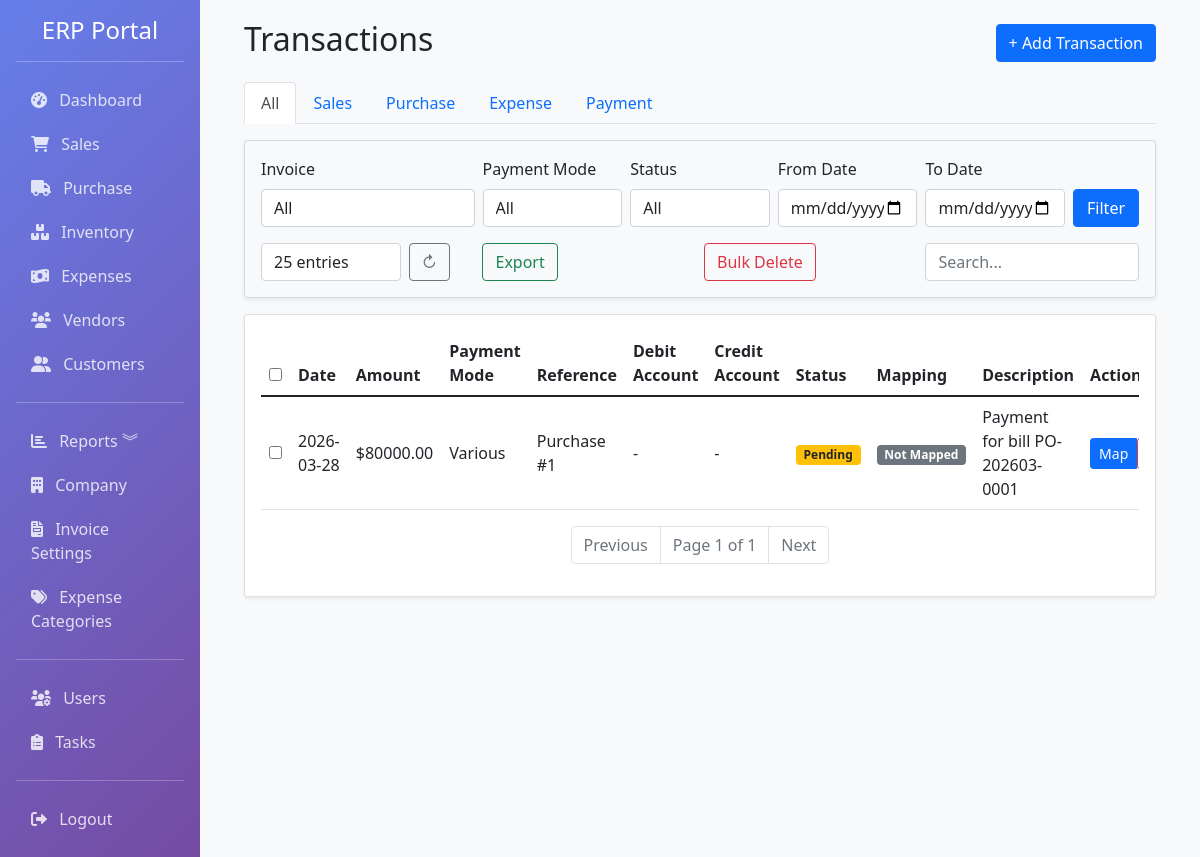
/accounting/transactions (signed in), run on an earlier commit of the app's database.
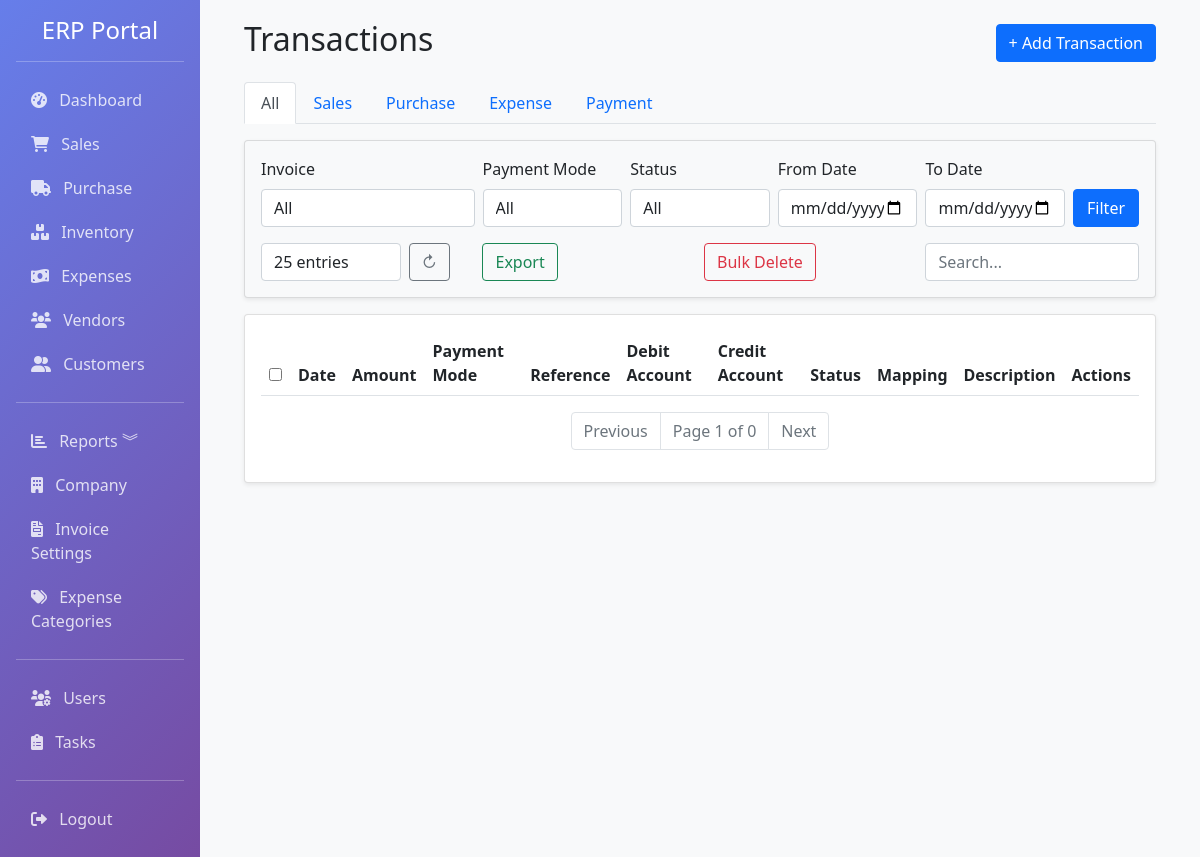
And on a later commit of the database.
### app/models.py (models this page shows, shortened)
class PurchaseBill(db.Model):
    __tablename__ = 'purchase_bills'
    id = db.Column(db.Integer, primary_key=True)
    bill_number = db.Column(db.String(50), unique=True, nullable=False, index=True)
    vendor_id = db.Column(db.Integer, db.ForeignKey('vendors.id'), nullable=False, index=True)
    date = db.Column(db.DateTime, default=datetime.utcnow, index=True)
    due_date = db.Column(db.DateTime)
    currency_id = db.Column(db.Integer, db.ForeignKey('currencies.id'), nullable=True)
    exchange_rate = db.Column(db.Float, default=1)
    subtotal = db.Column(db.Float, default=0)
    tax_rate = db.Column(db.Float, default=10)
    tax = db.Column(db.Float, default=0)
    discount_type = db.Column(db.String(10), default='fixed')
    discount = db.Column(db.Float, default=0)
    shipping_charge = db.Column(db.Float, default=0)
    total = db.Column(db.Float, default=0)
    status = db.Column(Enum('paid', 'unpaid', 'partial', name='payment_status'), default='unpaid', index=True)
    paid_amount = db.Column(db.Float, default=0)
    notes = db.Column(db.Text)
    created_by = db.Column(db.Integer, db.ForeignKey('users.id'))
    created_at = db.Column(db.DateTime, default=datetime.utcnow)
    updated_at = db.Column(db.DateTime, default=datetime.utcnow, onupdate=datetime.utcnow)
    items = db.relationship('PurchaseItem', backref='bill', lazy=True, cascade='all, delete-orphan')
    currency = db.relationship('Currency', backref='purchase_bills', lazy=True)

### app/routes/accounting.py (the view, shortened to what this page needs)
@bp.route('/transactions')
@login_required
def transactions():
    accounts = Account.query.order_by(Account.name).all()
    invoices = Sale.query.order_by(Sale.date.desc()).all()
    invoice_id = request.args.get('invoice_id', type=int)
    payment_mode = request.args.get('payment_mode')
    status = request.args.get('status')
    type_filter = request.args.get('type', 'all')
    date_from = request.args.get('date_from')
    date_to = request.args.get('date_to')
    search = request.args.get('search', '').strip()
    per_page = request.args.get('per_page', 25, type=int)
    page = request.args.get('page', 1, type=int)
    payments = []
    sales_payments = Payment.query.filter(Payment.invoice_id.isnot(None)).all()
    expense_payments = Payment.query.filter(Payment.expense_id.isnot(None)).all()
    purchase_bills = PurchaseBill.query.filter(PurchaseBill.paid_amount > 0).all()
    for bill in purchase_bills:
        txn = Transaction.query.filter(Transaction.reference_type == 'purchase', Transaction.reference_id == bill.id).first()
        payments.append({
            'id': bill.id,
            'date': bill.date,
            'amount': bill.paid_amount,
            'payment_mode': 'Various',
            'reference_type': 'purchase',
            'reference_id': bill.id,
            'invoice': None,
            'debit_account': txn.debit_account if txn else None,
            'credit_account': txn.credit_account if txn else None,
            'status': txn.status if txn else 'Pending',
            'is_mapped': txn.is_mapped if txn else False,
            'description': f'Payment for bill {bill.bill_number}',
            'transaction_id': txn.id if txn else None
        })
    general_payments = Payment.query.filter(Payment.invoice_id.is_(None), Payment.expense_id.is_(None)).all()
    if type_filter and type_filter != 'all':
        payments = [p for p in payments if p['reference_type'] == type_filter]
    if invoice_id:
        payments = [p for p in payments if p['reference_type'] == 'sale' and p['reference_id'] == invoice_id]
    if payment_mode:
        payments = [p for p in payments if p['payment_mode'] == payment_mode]
    if status:
        payments = [p for p in payments if p['status'] == status]
    if date_from:
        date_from_dt = datetime.strptime(date_from, '%Y-%m-%d')
        payments = [p for p in payments if p['date'] >= date_from_dt]
    if date_to:
        date_to_dt = datetime.strptime(date_to, '%Y-%m-%d')
        payments = [p for p in payments if p['date'] <= date_to_dt]
    if search:
        payments = [p for p in payments if search.lower() in (p['description'] or '').lower() or search.lower() in (p['payment_mode'] or '').lower()]
    payments.sort(key=lambda x: x['date'], reverse=True)
    start = (page - 1) * per_page
    end = start + per_page
    paginated_items = payments[start:end]
    total = len(payments)
    pages = (total + per_page - 1) // per_page
    pagination = type('Pagination', (), {
        'items': paginated_items,
        'page': page,
        'pages': pages,
        'per_page': per_page,
        'total': total,
        'has_prev': page > 1,
        'has_next': page < pages,
        'prev_num': page - 1 if page > 1 else None,
        'next_num': page + 1 if page < pages else None
    })()
    return render_template('accounting/transactions.html',
                         transactions=paginated_items,
                         accounts=accounts,
                         invoices=invoices,
                         pagination=pagination,
                         invoice_id=invoice_id,
                         payment_mode=payment_mode,
                         status=status,
                         type=type_filter,
                         date_from=date_from,
                         date_to=date_to,
                         search=search,
                         per_page=per_page)

### app/models.py (called while the page is built)
    @property
    def is_admin(self):
        return self.role == 'admin'

### app/templates/accounting/transactions.html (shortened to what the changed rows need)
{% extends "base.html" %}
{% block content %}
<div class="container-fluid">
    <div class="d-flex justify-content-between align-items-center mb-3">
        <h2>Transactions</h2>
    </div>
    <nav class="mb-3">
        <div class="nav nav-tabs">
            {% set tabs = [('all','All'), ('sale','Sales'), ('purchase','Purchase'), ('expense','Expense'), ('payment','Payment')] %}
            {% for key,label in tabs %}
            <a class="nav-link {% if type == key %}active{% endif %}" href="?type={{ key }}">{{ label }}</a>
            {% endfor %}
        </div>
    </nav>
    <div class="card shadow-sm">
        <div class="card-body">
            <div class="table-responsive">
                <table class="table table-hover align-middle">
                    <thead class="thead-light">
                        <tr>
                            <th><input type="checkbox" id="select-all"></th>
                            <th>Date</th>
                            <th>Amount</th>
                            <th>Payment Mode</th>
                            <th>Reference</th>
                            <th>Debit Account</th>
                            <th>Credit Account</th>
                            <th>Status</th>
                            <th>Mapping</th>
                            <th>Description</th>
                            <th>Actions</th>
                        </tr>
                    </thead>
                    <tbody>
                        {% for txn in transactions %}
                        <tr>
                            <td><input type="checkbox" class="selected-item" value="{{ txn.id }}"></td>
                            <td>{{ txn.date.strftime('%Y-%m-%d') if txn.date else '-' }}</td>
                            <td>${{ '%.2f'|format(txn.amount or 0) }}</td>
                            <td>{{ txn.payment_mode or '-' }}</td>
                            <td>{{ txn.reference_type|capitalize }} {% if txn.reference_type == 'sale' and txn.invoice %}#{{ txn.invoice.invoice_number }}{% elif txn.reference_type == 'purchase' %}#{{ txn.reference_id }}{% else %}#{{ txn.reference_id }}{% endif %}</td>
                            <td>{{ txn.debit_account or '-' }}</td>
                            <td>{{ txn.credit_account or '-' }}</td>
                            <td>
                                {% if txn.status == 'Completed' %}
                                    <span class="badge bg-success">Completed</span>
                                {% elif txn.status == 'Pending' %}
                                    <span class="badge bg-warning text-dark">Pending</span>
                                {% elif txn.status == 'Failed' %}
                                    <span class="badge bg-danger">Failed</span>
                                {% else %}
                                    <span class="badge bg-secondary">{{ txn.status }}</span>
                                {% endif %}
                            </td>
                            <td>
                                {% if txn.is_mapped %}
                                    <span class="badge bg-success">Mapped</span>
                                {% else %}
                                    <span class="badge bg-secondary">Not Mapped</span>
                                {% endif %}
                            </td>
                            <td>{{ txn.description or '-' }}</td>
                            <td>
                                {% if not txn.is_mapped %}
                                    <div class="btn-group">
                                        <a href="{{ url_for('accounting.map_transaction', payment_id=txn.id, ref_type=txn.reference_type) }}" class="btn btn-primary btn-sm">Map</a>
                                    </div>
                                {% endif %}
                            </td>
                        </tr>
                        {% endfor %}
                    </tbody>
                </table>
            </div>
            <nav aria-label="Page navigation">
                <ul class="pagination justify-content-center">
                    <li class="page-item disabled"><span class="page-link">Page {{ pagination.page }} of {{ pagination.pages }}</span></li>
                </ul>
            </nav>
        </div>
    </div>
</div>
{% endblock %}

What changed in the data, as far as the page shows it:
no longer on this page (row edited): PurchaseBill: date "2026-03-28", paid_amount "80000.00", payment_mode "Various", reference_type "Purchase", reference_id "1", debit_account "-", credit_account "-", description "Payment for bill PO-202603-0001"
Also different on the page:
{{ pagination.pages }}: "1" → "0"
